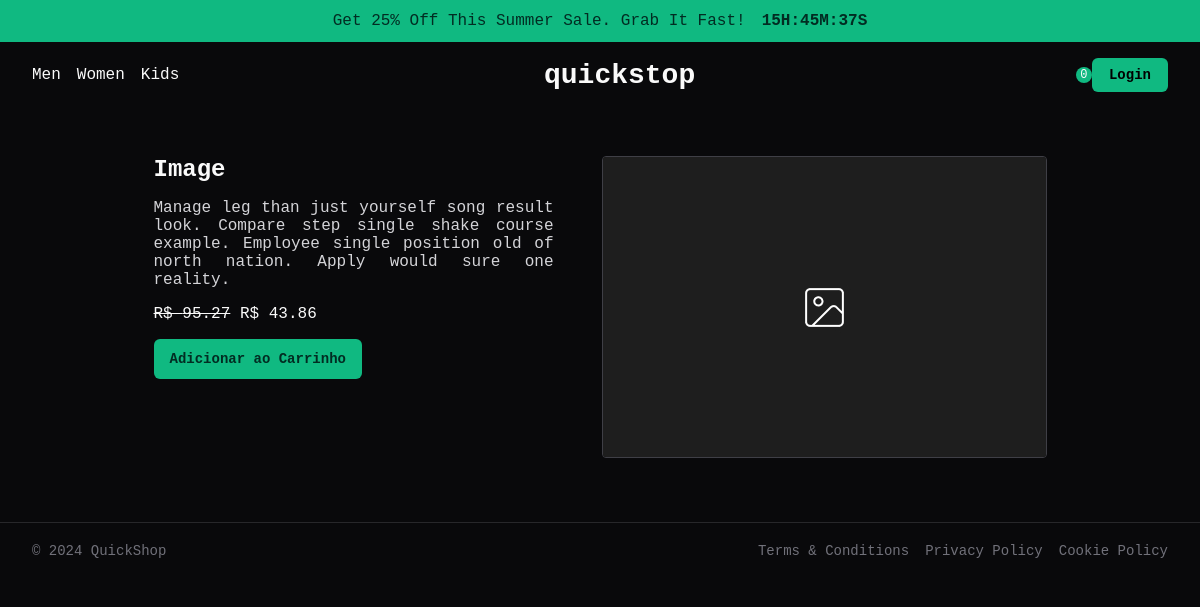
Screenshot of /product/4/ with the database file from the repository.
### store/models.py (models this page shows, shortened)
class Product(models.Model):
    name = models.CharField(max_length=100)
    description = models.TextField()
    price = models.DecimalField(max_digits=10, decimal_places=2)
    discount = models.DecimalField(max_digits=10, decimal_places=2, null=True, blank=True)
    image = models.ImageField(upload_to='store/static/imgs/')

### store/views.py (the view)
# urls.py: path('product/<int:pk>/', views.product_detail, name='product_detail'),
def product_detail(request, pk):
    product = get_object_or_404(Product, pk=pk)
    return render(request, 'product_detail.html', {'product': product})

### store/templates/product_detail.html
{% extends "base.html" %}
{% block content %}
    <div class="product-detail">
        <div class="product-detail-info">
            <h2>{{ product.name }}</h2>
            <p class="description">{{ product.description }}</p>
            {% if product.discount %}
                <p>
                    <s>R$ {{ product.price|floatformat:2 }}</s>
                    R$ {{ product.discount|floatformat:2 }}
                </p>
            {% else %}
                <p class="price">R$ {{ product.price|floatformat:2 }}</p>
            {% endif %}
            <a href="{% url 'add_to_cart' product.pk %}" class="add-to-cart">Adicionar ao Carrinho</a>
        </div>
        <img src="{{ product.image.url }}" class="img-xl" alt="{{ product.name }}">
    </div>
{% endblock %}

### store/static/css/styles.css (style rules this page uses)
*, *::after, *::before { margin: 0; padding: 0; box-sizing: border-box; }
html, body { background-color: #09090b; color: #fafafa; width: 100%; min-height: 100vh; position: relative; }
body, input, textarea, select, option, button { font-family: monospace; font-weight: 400; font-size: 1rem; }
body { display: flex; flex-direction: column; gap: 1rem; }
a { text-decoration: none; color: #fafafa; }
.product-detail { display: flex; justify-content: center; gap: 3rem; padding-block: 2rem; }
.product-detail img { border: 1px solid #3f3f46; border-radius: 4px; }
.product-detail .product-detail-info { display: flex; flex-direction: column; gap: 1rem; max-width: 400px; }
.product-detail .product-detail-info .description { text-align: justify; color: #d4d4d8; }
.product-detail .add-to-cart { border-radius: 6px; width: fit-content; padding: .75rem 1rem; background-color: #10b981; color: #022c22; font-size: .875rem; font-weight: 700; }

### rows the page displays
Product: name "Image", description "Manage leg than just yourself song result look. Compare step single shake course example. Employee single position old of north nation. Apply would sure one reality.", price "95.27", discount "43.86", image (placeholder picture)
